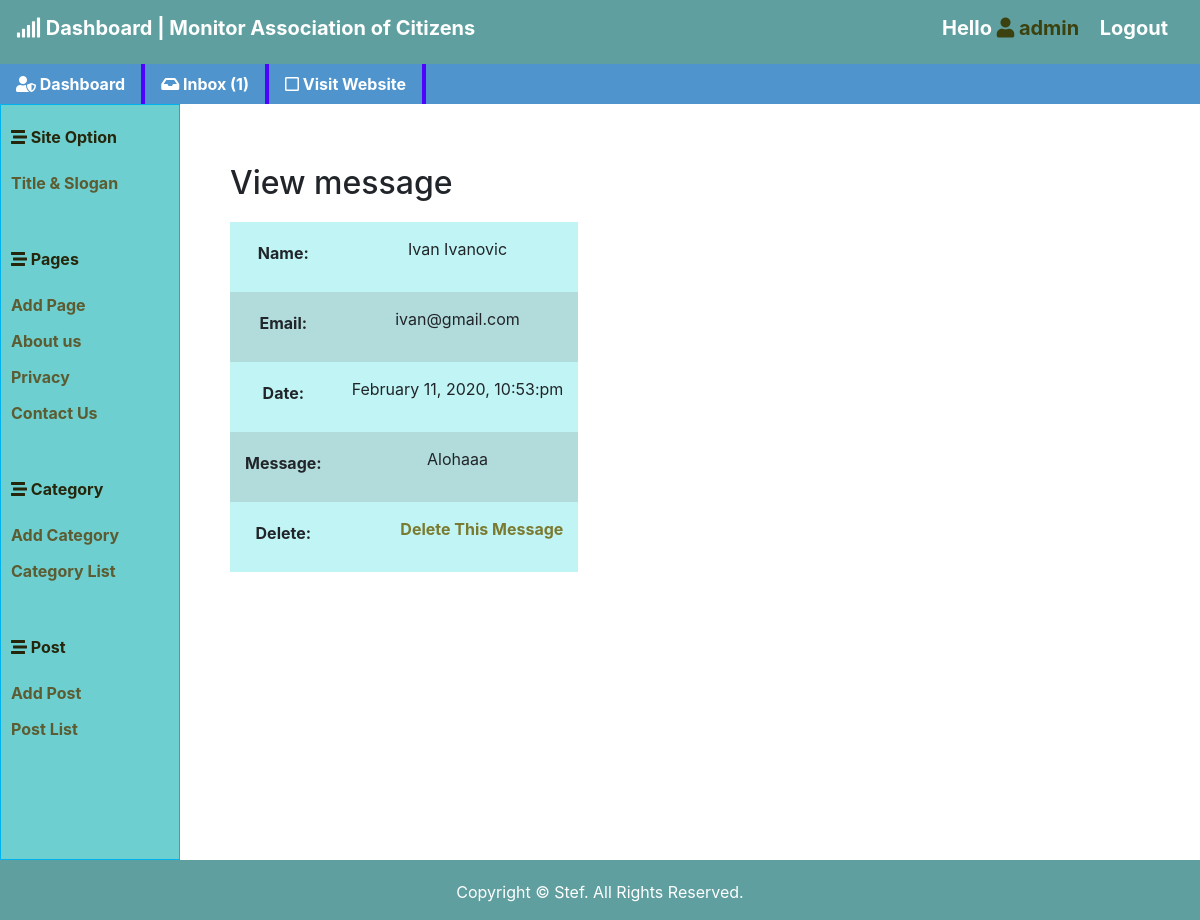
The page /admin/viewmsg.php?msgid=3 (signed in) on the database its author committed.
### tables this page shows
CREATE TABLE `page` (
  `id` int(10) UNSIGNED NOT NULL,
  `page_title` varchar(200) NOT NULL,
  `page_body` text NOT NULL
);

CREATE TABLE `contact` (
  `id` int(10) UNSIGNED NOT NULL,
  `first_name` varchar(200) NOT NULL,
  `last_name` varchar(200) NOT NULL,
  `email` varchar(200) NOT NULL,
  `body` varchar(250) NOT NULL,
  `status` int(11) NOT NULL,
  `date` timestamp NOT NULL DEFAULT CURRENT_TIMESTAMP ON UPDATE CURRENT_TIMESTAMP
);

### classes/database.php (called while the page is built, shortened)
<?php
Class Database {
	public $host   = DB_HOST;
	public $user   = DB_USER;
	public $pass   = DB_PASS;
	public $dbname = DB_NAME;
	public $link;
	private function connectDB() {
		$this->link = new mysqli($this->host, $this->user, $this->pass, $this->dbname);
 }
	public function select($query) {
		$result = $this->link->query($query) or die($this->link->error.__LINE__);
		if($result->num_rows > 0){
			return $result;
		}
		else {
			return false;
		}
	}
}
?>

### classes/format.php (called while the page is built, shortened)
<?php
class Format {
	 public function formatData($date) {
		 return date('F j, Y, g:i:a', strtotime($date));
	 }
}
 ?>

### admin/viewmsg.php (the view, shortened to what this page needs)
<?php
include "inc/header.php";
include "inc/sidebar.php";
?>
        <div class="main-box">
            <div class="box">
                <h2 style="margin: 10px 0 20px;">View message</h2>
                <div class="block">
                <?php
                  if(!isset($_GET['msgid']) || $_GET['msgid'] == ""){
                      echo "<script>window.location = 'inbox.php';</script>";
                  } else {
                      $msgid = $_GET['msgid'];
                  }
                  ?>
                <form action="" method="post">
                  <table>
                  <?php
                  $query = "SELECT * FROM contact WHERE id='$msgid' ORDER BY id desc";
                  $category = $database->select($query);
                  while($result = $category->fetch_assoc()) {
                      ?>
                          <tr>
                              <td>
                                  <label>Name: </label>
                              </td>
                              <td>
                                  <p><?php echo $result['first_name']." ".$result['last_name']; ?></p>
                              </td>
                          </tr>
                          <tr>
                              <td>
                                  <label>Email: </label>
                              </td>
                              <td>
                                  <p><?php echo $result['email']; ?></p>
                              </td>
                          </tr>
                          <tr>
                              <td>
                                  <label>Date: </label>
                              </td>
                              <td>
                                  <p><?php echo $format->formatData($result['date']); ?></p>
                              </td>
                          </tr>
                          <tr>
                              <td>
                                  <label>Message: </label>
                              </td>
                              <td>
                                  <p><?php echo $result['body']; ?></p>
                              </td>
                          </tr>
                          <tr>
                              <td>
                                  <label>Delete: </label>
                              </td>
                              <td>
                                  <p align="right"><a href="?delid=<?php echo $result['id']; ?>">Delete This Message</a></p>
                              </td>
                          </tr>
                  <?php } ?>
                      </table>
                    </form>
                </div>
            </div>
        </div>
<?php
include "inc/footer.php";
?>

### admin/inc/sidebar.php
<div class="sidebar">
    <ul>
       <li><a><i class="fas fa-stream"></i> Site Option</a>
            <ul>
                <li><a href="titleslogan.php">Title & Slogan</a></li>
            </ul>
        </li>
         <li><a><i class="fas fa-stream"></i> Pages</a>
            <ul>
                <li><a href="addpage.php">Add Page</a></li>
                <?php
                $query = "SELECT * FROM page";
                $pages = $database->select($query);
                if($pages) {
                    while($result = $pages->fetch_assoc()) { ?>
                      <li><a href='../page.php?pageid=<?php echo $result['id']; ?>'><?php echo $result['page_title']; ?></a></li>
                <?php } } ?>
                <li><a href="../contact.php">Contact Us</a></li>
            </ul>
        </li>
        <li><a><i class="fas fa-stream"></i> Category</a>
            <ul>
                <li><a href="addcat.php">Add Category</a> </li>
                <li><a href="catlist.php">Category List</a> </li>
            </ul>
        </li>
        <li><a><i class="fas fa-stream"></i> Post</a>
            <ul>
                <li><a href="addpost.php">Add Post</a> </li>
                <li><a href="postlist.php">Post List</a> </li>
            </ul>
        </li>
    </ul>
</div>

### admin/css/style.css (style rules this page uses)
* { margin: 0; padding: 0; }
body { padding: 0; margin: 0; font-family:'Roboto','Century Gothic','Arial','AppleGothic',sans-serif; font-size: 1.1em; line-height: 1.2em; background-color: #f0f0c5; color: #444; }
a { color: #000; font-weight: bold; text-decoration: none; }
h2 { font-size: 24px; }
.main-box { background-color: #f0f0c5; }
.box { float: left; padding: 50px 0 0 50px; }
.sidebar { float: left; background: #6dcfcf; border: 1px solid #00B2EE; padding: 10px; width: 180px; color: #26260c; list-style: none; }
.sidebar ul { padding-top: 10px; padding-bottom: 40px; }
.sidebar a { display: block; padding-bottom: 12px; list-style: none; color: #5c5b32; }
table { width: 100%; border-collapse: collapse; }
table th, td { padding: 15px 0px ; text-align: center; }
tr:nth-child(odd) { background-color: #c1f5f5; }
tr:nth-child(even) { background-color: #b2dbdb; }
table label { font-weight: bold; }
table a { color: #7a7a30; }

### admin/viewmsg.php (style rules this page uses)
table th, td { padding: 15px; }

### rows shown on the page
page: page_title "About us"
page: page_title "Privacy"
contact: first_name "Ivan", last_name "Ivanovic", email "ivan@gmail.com", date "February 11, 2020, 10:53:pm", body "Alohaaa"

### other values the page prints
$username "admin"
$count = mysqli_num_rows($msg).")" "1)"
